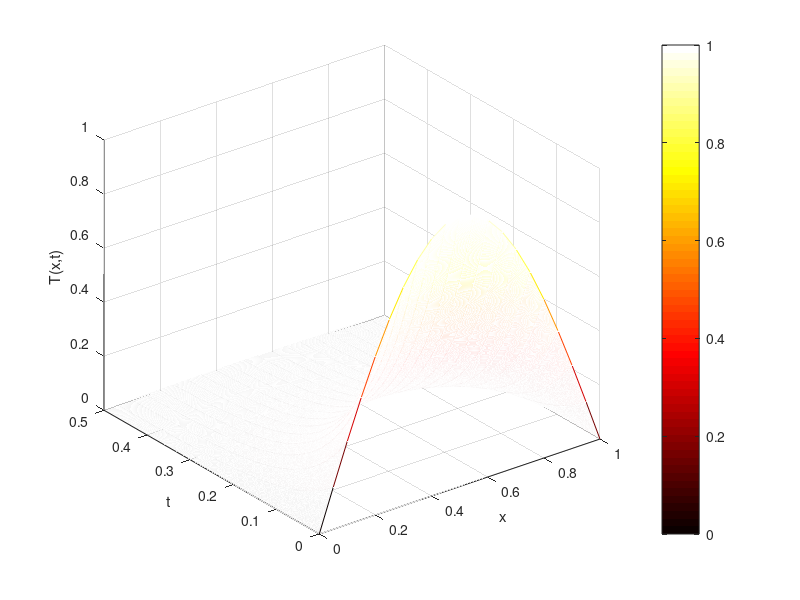

MATLAB code to generate this figure:
% -------------------------------------------------------------------------
% This is a script that calculates how heat diffuses in a insulated
% circular rod heated at one end. 
% 
% The insulated end and the heated end are Neumann boundaries, i.e., the
% heat flux across them (dependent on the temperature gradient) is constant
%
% Original code: http://people.uncw.edu/hermanr/pde1/NumHeatEqn.pdf
% Author: R. L. Herman
% 
% Modified: 2021-07-11
% -------------------------------------------------------------------------

clear all; clc; close all;

% Parameter definitions ---------------------------------------------------
L = 1; % x in (0,L)
Tf = 0.5; % t in (0,T)
k = 1; % conductivity 
N = 20; % number of grid points
M = 5000; % number of time points
dx=L/N; dt=Tf/M; % grid spacing
alpha = k*dt/dx^2; 

% Initialization ----------------------------------------------------------
% solution grid
x = linspace(0,L,N+1);
T = ones(N+1,M);

% Initial Condition
T(:,1) = sin(pi*x);

% Dirichlet Boundary conditions at either end
T(1,:) = 0;
T(end,:) = 0;

% PDE Solution ------------------------------------------------------------
% Space: discretized using second order derivatives
% Time: explicit time marching, i.e, k+1 values are determined by k values
% BCs: Dirichlet (constant temperature)
for k=1:M-1 % time
    for i=2:N % space
        T(i,k+1)=T(i,k)+alpha*(T(i+1,k)-2*T(i,k)+T(i-1,k));
    end
end

% Visuaization ------------------------------------------------------------
% surface plot
figure(2)
[X,Y] = meshgrid(0:dx:L,dt:dt:Tf);
mesh(X,Y,T')
colormap('hot')
xlabel('x'); ylabel('t'); zlabel('T(x,t)'); 
colorbar

